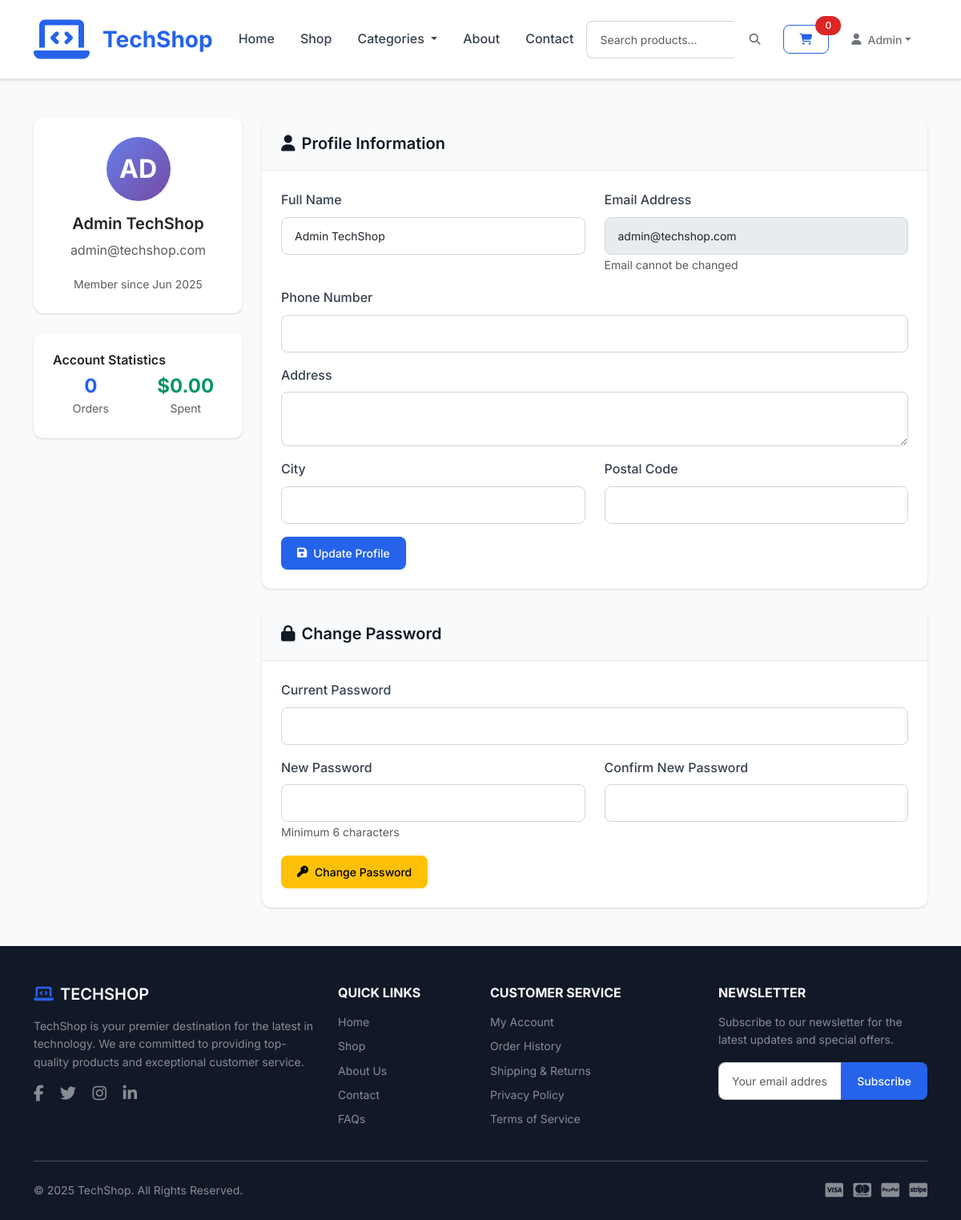
Page /frontend/profile.php (signed in) on the committed database.
### tables this page shows
CREATE TABLE `users` (
  `id` int(11) NOT NULL AUTO_INCREMENT,
  `name` varchar(100) NOT NULL,
  `email` varchar(100) NOT NULL,
  `password` varchar(255) NOT NULL,
  `phone` varchar(20) DEFAULT NULL,
  `address` text DEFAULT NULL,
  `city` varchar(50) DEFAULT NULL,
  `postal_code` varchar(20) DEFAULT NULL,
  `role` enum('user','admin') DEFAULT 'user',
  `status` enum('active','inactive','banned') DEFAULT 'active',
  `email_verified` tinyint(1) DEFAULT 0,
  `created_at` timestamp NULL DEFAULT current_timestamp(),
  `updated_at` timestamp NULL DEFAULT current_timestamp() ON UPDATE current_timestamp(),
  PRIMARY KEY (`id`),
  UNIQUE KEY `email` (`email`)
);

### config/config.php (called while the page is built, shortened)
<?php
function formatPrice($price) {
    return '$' . number_format((float)$price, 2);
}
?>

### frontend/profile.php (the view, shortened to what this page needs)
<?php
include 'includes/header.php';
$stmt = $pdo->prepare("SELECT * FROM users WHERE id = ?");
$stmt->execute([$_SESSION['user_id']]);
$user = $stmt->fetch();
$stmt = $pdo->prepare("SELECT COUNT(*) as total_orders FROM orders WHERE user_id = ?");
$stmt->execute([$_SESSION['user_id']]);
$total_orders = $stmt->fetchColumn();
$stmt = $pdo->prepare("SELECT SUM(total_amount) as total_spent FROM orders WHERE user_id = ? AND status != 'cancelled'");
$stmt->execute([$_SESSION['user_id']]);
$total_spent = $stmt->fetchColumn() ?: 0;
?>
<div class="container py-5">
    <div class="row">
        <div class="col-lg-3">
            <div class="card shadow-sm">
                <div class="card-body text-center">
                    <div class="avatar-circle mx-auto mb-3" style="width: 80px; height: 80px; font-size: 2rem;">
                        <?php echo strtoupper(substr($user['name'], 0, 2)); ?>
                    </div>
                    <h5 class="card-title"><?php echo htmlspecialchars($user['name']); ?></h5>
                    <p class="text-muted"><?php echo htmlspecialchars($user['email']); ?></p>
                    <small class="text-muted">Member since <?php echo date('M Y', strtotime($user['created_at'])); ?></small>
                </div>
            </div>
            <div class="card shadow-sm mt-4">
                <div class="card-body">
                    <h6 class="card-title">Account Statistics</h6>
                    <div class="row text-center">
                        <div class="col-6">
                            <div class="stat-item">
                                <h4 class="text-primary mb-0"><?php echo $total_orders; ?></h4>
                                <small class="text-muted">Orders</small>
                            </div>
                        </div>
                        <div class="col-6">
                            <div class="stat-item">
                                <h4 class="text-success mb-0"><?php echo formatPrice($total_spent); ?></h4>
                                <small class="text-muted">Spent</small>
                            </div>
                        </div>
                    </div>
                </div>
            </div>
        </div>
        <div class="col-lg-9">
            <div class="card shadow-sm">
                <div class="card-header">
                    <h5 class="mb-0">
                        <i class="fas fa-user me-2"></i>Profile Information
                    </h5>
                </div>
                <div class="card-body">
                    <form method="POST" action="">
                        <div class="row">
                            <div class="col-md-6 mb-3">
                                <label for="name" class="form-label">Full Name</label>
                                <input type="text" class="form-control" id="name" name="name"
                                       value="<?php echo htmlspecialchars($user['name']); ?>" required>
                            </div>
                            <div class="col-md-6 mb-3">
                                <label for="email" class="form-label">Email Address</label>
                                <input type="email" class="form-control" id="email"
                                       value="<?php echo htmlspecialchars($user['email']); ?>" disabled>
                                <small class="text-muted">Email cannot be changed</small>
                            </div>
                        </div>
                        <div class="mb-3">
                            <label for="phone" class="form-label">Phone Number</label>
                            <input type="tel" class="form-control" id="phone" name="phone"
                                   value="<?php echo htmlspecialchars($user['phone']); ?>">
                        </div>
                        <div class="mb-3">
                            <label for="address" class="form-label">Address</label>
                            <textarea class="form-control" id="address" name="address" rows="2"><?php echo htmlspecialchars($user['address']); ?></textarea>
                        </div>
                        <div class="row">
                            <div class="col-md-6 mb-3">
                                <label for="city" class="form-label">City</label>
                                <input type="text" class="form-control" id="city" name="city"
                                       value="<?php echo htmlspecialchars($user['city']); ?>">
                            </div>
                            <div class="col-md-6 mb-3">
                                <label for="postal_code" class="form-label">Postal Code</label>
                                <input type="text" class="form-control" id="postal_code" name="postal_code"
                                       value="<?php echo htmlspecialchars($user['postal_code']); ?>">
                            </div>
                        </div>
                        <button type="submit" name="update_profile" class="btn btn-primary">
                            <i class="fas fa-save me-2"></i>Update Profile
                        </button>
                    </form>
                </div>
            </div>
            <div class="card shadow-sm mt-4">
                <div class="card-header">
                    <h5 class="mb-0">
                        <i class="fas fa-lock me-2"></i>Change Password
                    </h5>
                </div>
                <div class="card-body">
                    <form method="POST" action="">
                        <div class="mb-3">
                            <label for="current_password" class="form-label">Current Password</label>
                            <input type="password" class="form-control" id="current_password" name="current_password" required>
                        </div>
                        <div class="row">
                            <div class="col-md-6 mb-3">
                                <label for="new_password" class="form-label">New Password</label>
                                <input type="password" class="form-control" id="new_password" name="new_password" required>
                                <small class="text-muted">Minimum <?php echo PASSWORD_MIN_LENGTH; ?> characters</small>
                            </div>
                            <div class="col-md-6 mb-3">
                                <label for="confirm_password" class="form-label">Confirm New Password</label>
                                <input type="password" class="form-control" id="confirm_password" name="confirm_password" required>
                            </div>
                        </div>
                        <button type="submit" name="change_password" class="btn btn-warning">
                            <i class="fas fa-key me-2"></i>Change Password
                        </button>
                    </form>
                </div>
            </div>
        </div>
    </div>
</div>
<?php include 'includes/footer.php'; ?>

### frontend/assets/css/style.css (style rules this page uses)
:root { --primary-color: #2563eb; --primary-dark: #1d4ed8; --primary-light: #3b82f6; --secondary-color: #64748b; --success-color: #059669; --danger-color: #dc2626; --warning-color: #d97706; --info-color: #0891b2; --light-color: #f8fafc; --dark-color: #1e293b; --white: #ffffff; --gray-50: #f9fafb; --gray-100: #f3f4f6; --gray-200: #e5e7eb; --gray-300: #d1d5db; --gray-400: #9ca3af; --gray-500: #6b7280; --gray-600: #4b5563; --gray-700: #374151; --gray-800: #1f2937; --gray-900: #111827; --border-radius: 0.5rem; --border-radius-sm: 0.25rem; --border-radius-lg: 0.75rem; --box-shadow: 0 1px 3px 0 rgba(0, 0, 0, 0.1), 0 1px 2px 0 rgba(0, 0, 0, 0.06); --box-shadow-md: 0 4px 6px -1px rgba(0, 0, 0, 0.1), 0 2px 4px -1px rgba(0, 0, 0, 0.06); --box-shadow-lg: 0 10px 15px -3px rgba(0, 0, 0, 0.1), 0 4px 6px -2px rgba(0, 0, 0, 0.05); --transition: all 0.2s cubic-bezier(0.4, 0, 0.2, 1); }
* { margin: 0; padding: 0; box-sizing: border-box; }
body { font-family: "Inter", -apple-system, BlinkMacSystemFont, "Segoe UI", Roboto, "Helvetica Neue", Arial, sans-serif; line-height: 1.6; color: var(--gray-800); background-color: var(--gray-50); font-size: 16px; }
h1, h2, h3, h4, h5, h6 { font-weight: 600; line-height: 1.25; color: var(--gray-900); }
.text-primary { color: var(--primary-color) !important; }
.text-success { color: var(--success-color) !important; }
.btn { border-radius: var(--border-radius); font-weight: 500; transition: var(--transition); padding: 0.625rem 1.25rem; font-size: 0.875rem; border: none; cursor: pointer; display: inline-flex; align-items: center; justify-content: center; text-decoration: none; }
.btn-primary { background-color: var(--primary-color); color: var(--white); box-shadow: var(--box-shadow); }
.card-body { padding: 1.5rem; }
.card { border: none; border-radius: var(--border-radius-lg); box-shadow: var(--box-shadow); background-color: var(--white); overflow: hidden; }
.card-header { background-color: var(--gray-50); border-bottom: 1px solid var(--gray-200); font-weight: 600; color: var(--gray-800); padding: 1.25rem 1.5rem; }
.form-control { border-radius: var(--border-radius); border: 1px solid var(--gray-300); transition: var(--transition); padding: 0.75rem 1rem; font-size: 0.875rem; }
.form-label { font-weight: 500; color: var(--gray-700); margin-bottom: 0.5rem; }
.shadow-sm { box-shadow: var(--box-shadow) !important; }

### frontend/profile.php (style rules this page uses)
.avatar-circle { width: 60px; height: 60px; background: linear-gradient(135deg, #667eea 0%, #764ba2 100%); border-radius: 50%; display: flex; align-items: center; justify-content: center; color: white; font-weight: bold; font-size: 1.2rem; }
.stat-item h4 { font-size: 1.5rem; font-weight: bold; }

### rows in the picture
users: name "AD", name "Admin TechShop", email "admin@techshop.com", created_at "Jun 2025"

### other values in the picture
SITE_NAME "TechShop"
getCartCount() "0"
explode(' ', $_SESSION['user_name'])[0] "Admin"
$total_orders "0"
formatPrice($total_spent) "$0.00"
PASSWORD_MIN_LENGTH "6"
SITE_NAME "TECHSHOP"
